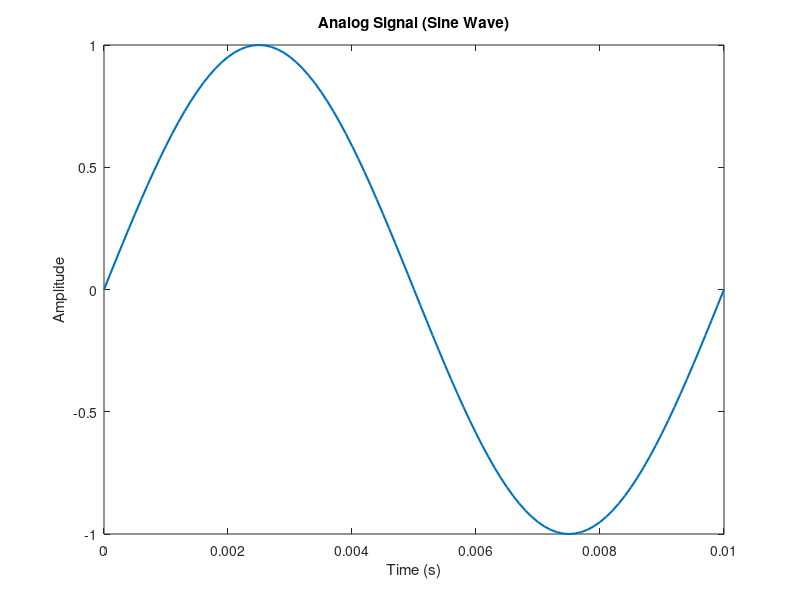
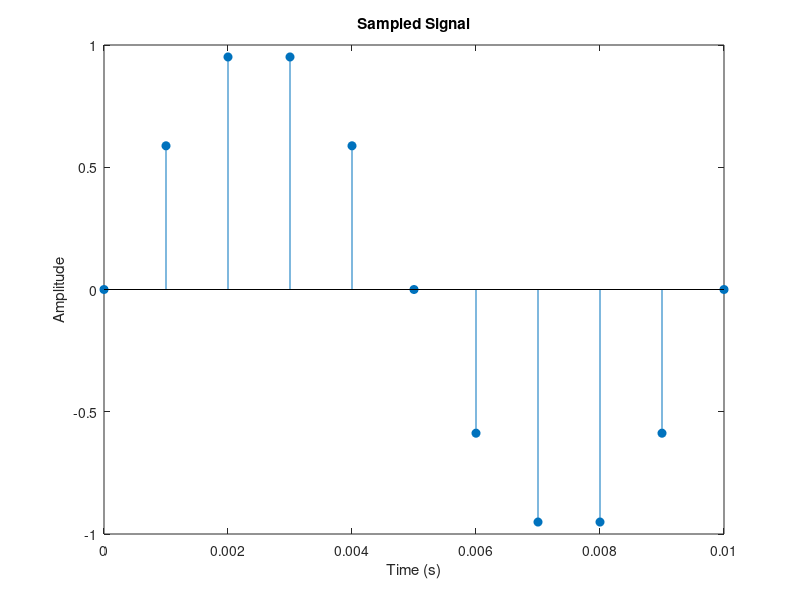
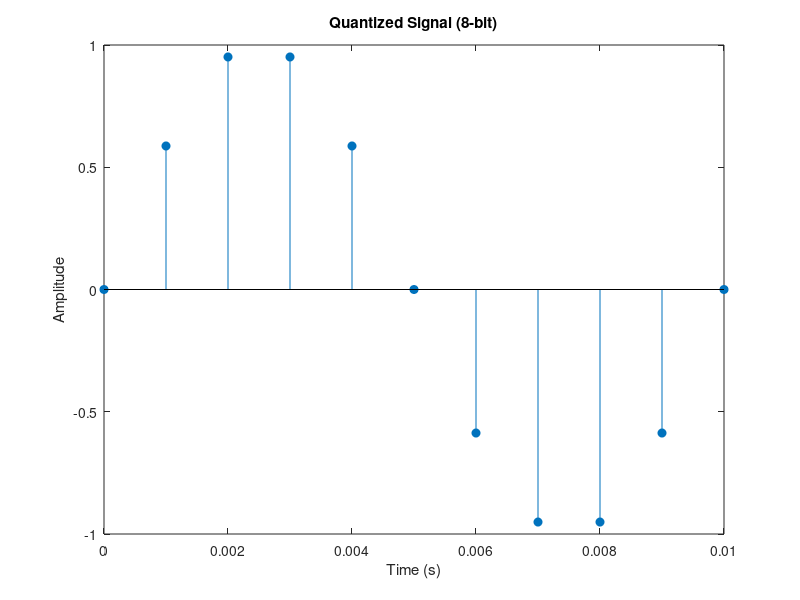

These charts were generated, in order, by the following MATLAB code:
%% 1. Generate Analog Signal (conceptual)
t = 0:0.0001:0.01;       % very fine step (continuous-like time)
f = 100;                 % frequency = 100 Hz
x_analog = sin(2*pi*f*t);

figure;
plot(t, x_analog, 'LineWidth', 1.5);
title('Analog Signal (Sine Wave)');
xlabel('Time (s)'); ylabel('Amplitude');



%% 2. Sampling
Fs = 1000;               % Sampling frequency = 1 kHz
Ts = 1/Fs;               % Sampling period
n = 0:Ts:0.01;           % Discrete sample points
x_sampled = sin(2*pi*f*n);

figure;
stem(n, x_sampled, 'filled');
title('Sampled Signal');
xlabel('Time (s)'); ylabel('Amplitude');



%% 3. Quantization
bits = 8;                           % Number of bits
levels = 2^bits;                    % Quantization levels
x_min = min(x_sampled);
x_max = max(x_sampled);
q_step = (x_max - x_min)/levels;    % Step size

x_index = round((x_sampled - x_min)/q_step); % Map samples to indices
x_quantized = x_index*q_step + x_min;        % Map back to amplitude

figure;
stem(n, x_quantized, 'filled');
title(['Quantized Signal (' num2str(bits) '-bit)']);
xlabel('Time (s)'); ylabel('Amplitude');



%% 4. Encoding (Binary Representation)
binary_codes = dec2bin(x_index, bits); % Convert indices to binary words

disp('--- First 10 encoded samples ---');
disp(binary_codes(1:10,:));



%% 5. Digital Bitstream
bitstream = reshape(binary_codes.',1,[]); % Concatenate into one string
disp('--- First 40 bits of the stream ---');
disp(bitstream(1:40));



%% Summary
fprintf('\nSimulation complete!\n');
fprintf('Analog -> Sampling -> Quantization -> Binary Encoding -> Digital Stream\n');
fprintf('Bits per sample: %d\n', bits);
fprintf('Total samples: %d\n', length(x_sampled));
fprintf('Total bits: %d\n', length(bitstream));